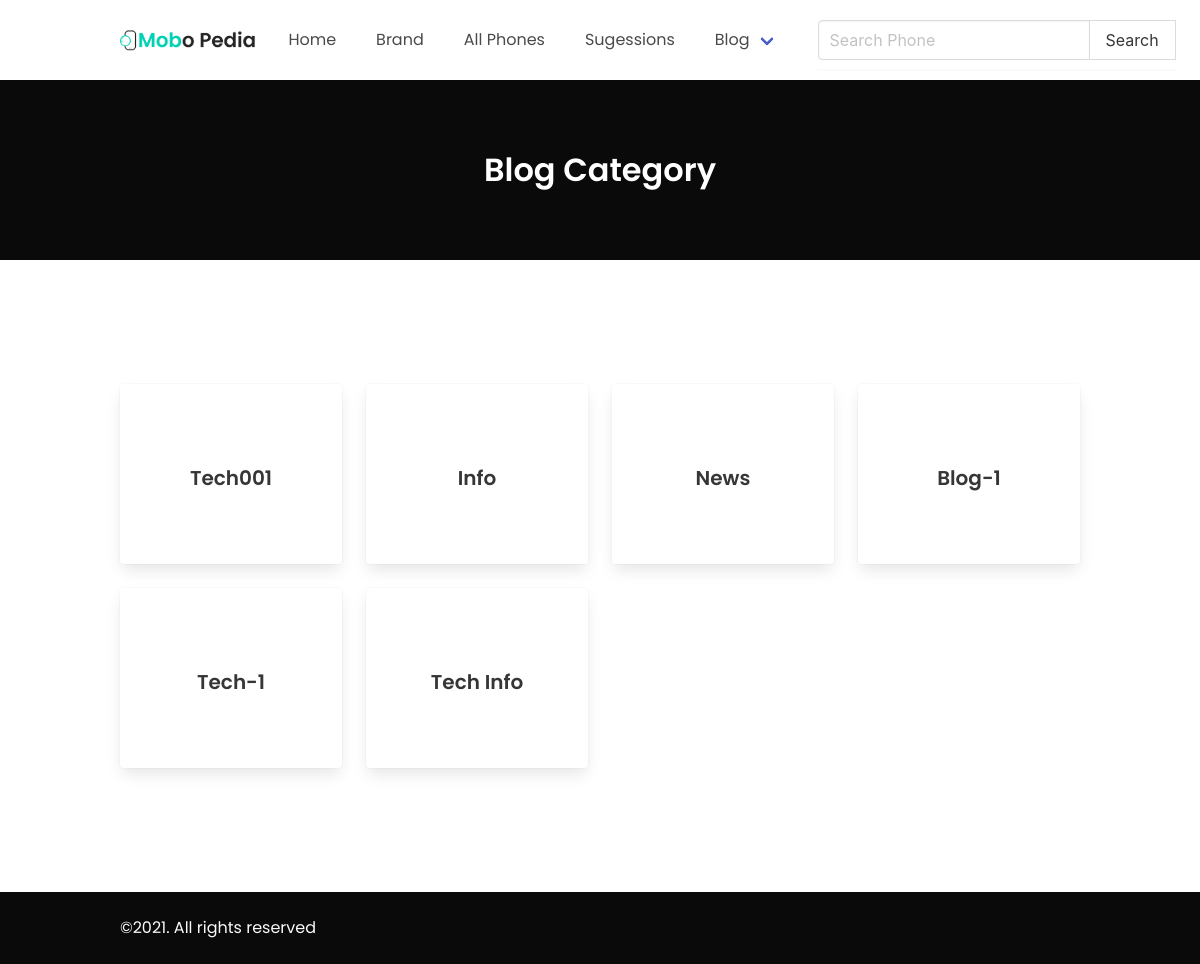
/post-category.php, run on the app's committed database.
### tables this page shows
CREATE TABLE `post_category` (
  `category_id` int(10) NOT NULL,
  `category_name` varchar(100) NOT NULL,
  `user_id` int(10) NOT NULL,
  `created_at` timestamp NOT NULL DEFAULT current_timestamp() ON UPDATE current_timestamp()
);

### post-category.php (the view, shortened to what this page needs)
<?php
include './db/db.php';
?>
<!DOCTYPE html>
<html lang="en">
<head>
    <?php include './enqueue_style.php' ?>
</head>
<body>
<?php include './nav.php' ?>
    <section class="second-section hero is-black py-5">
        <div class="hero-body has-text-centered	">
          <div class="container">
            <p class="title">
                Blog Category
              </p>
          </div>
        </div>
    </section>
<section class="third-section container">
  <div class="columns py-5">
    <div class="column is-12">
      <div class="block">
        <div class="columns">
        <?php
          $all_post_category = "SELECT * FROM post_category";
          $post_category_data = $conn -> query($all_post_category);
          while($fetch_post_category_data = $post_category_data -> fetch_assoc()):
        ?>
          <div class="column is-3">
          <a href='single-category.php?id=<?php echo $fetch_post_category_data['category_id'] ?>'>
            <div style='height:180px;  display:flex; align-items:center;' class="card  has-text-centered p-4">
              <div style='' class="media-content ">
                <p class="title post-category-name is-5 mt-2"><?php echo $fetch_post_category_data['category_name'] ?></p>
              </div>
            </div>
          </div>
          <?php endwhile; ?>
        </div>
      </div>
    </div>
      </div>
</section>
  <section class="site-footer has-background-black py-5">
    <div class="container">
      <p class="has-text-white-bis		">©2021. All rights reserved</p>
    </div>
  </section>
</body>
</html>

### assets/css/style.css (style rules this page uses)
:root { --headding-color: #262524; --typo-color:#5f6368; }
* { margin: 0; padding: 0; font-family: 'Poppins', sans-serif; }
html { overflow: inherit }
html, body { position: relative; height: 100%; }
.third-section { padding: 100px 0; }
.columns { flex-wrap: wrap !important; }
.post-category-name { text-transform: capitalize; }

### data on the page
post_category: category_name "Tech001"
post_category: category_name "Info"
post_category: category_name "News"
post_category: category_name "Blog-1"
post_category: category_name "Tech-1"
post_category: category_name "Tech Info"
